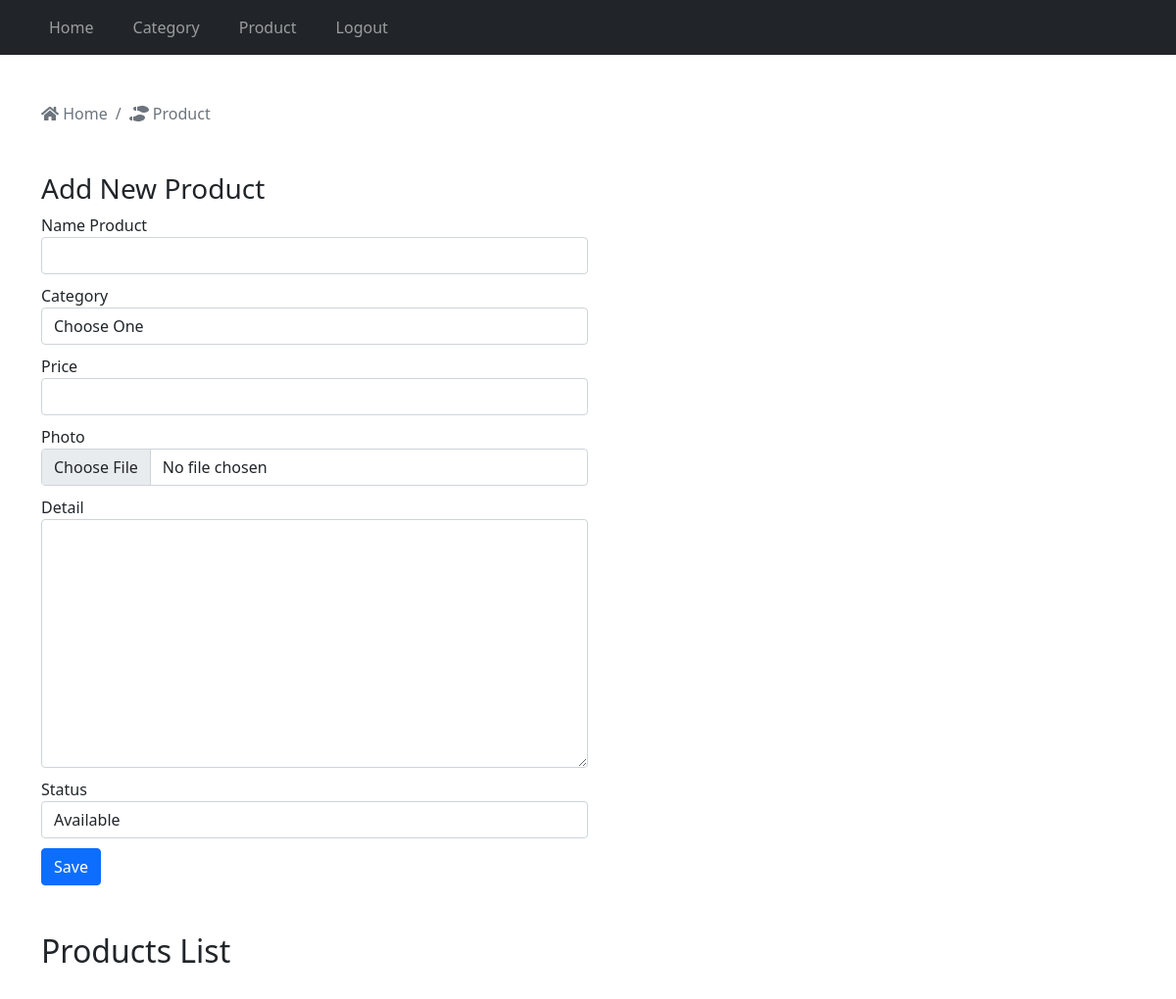
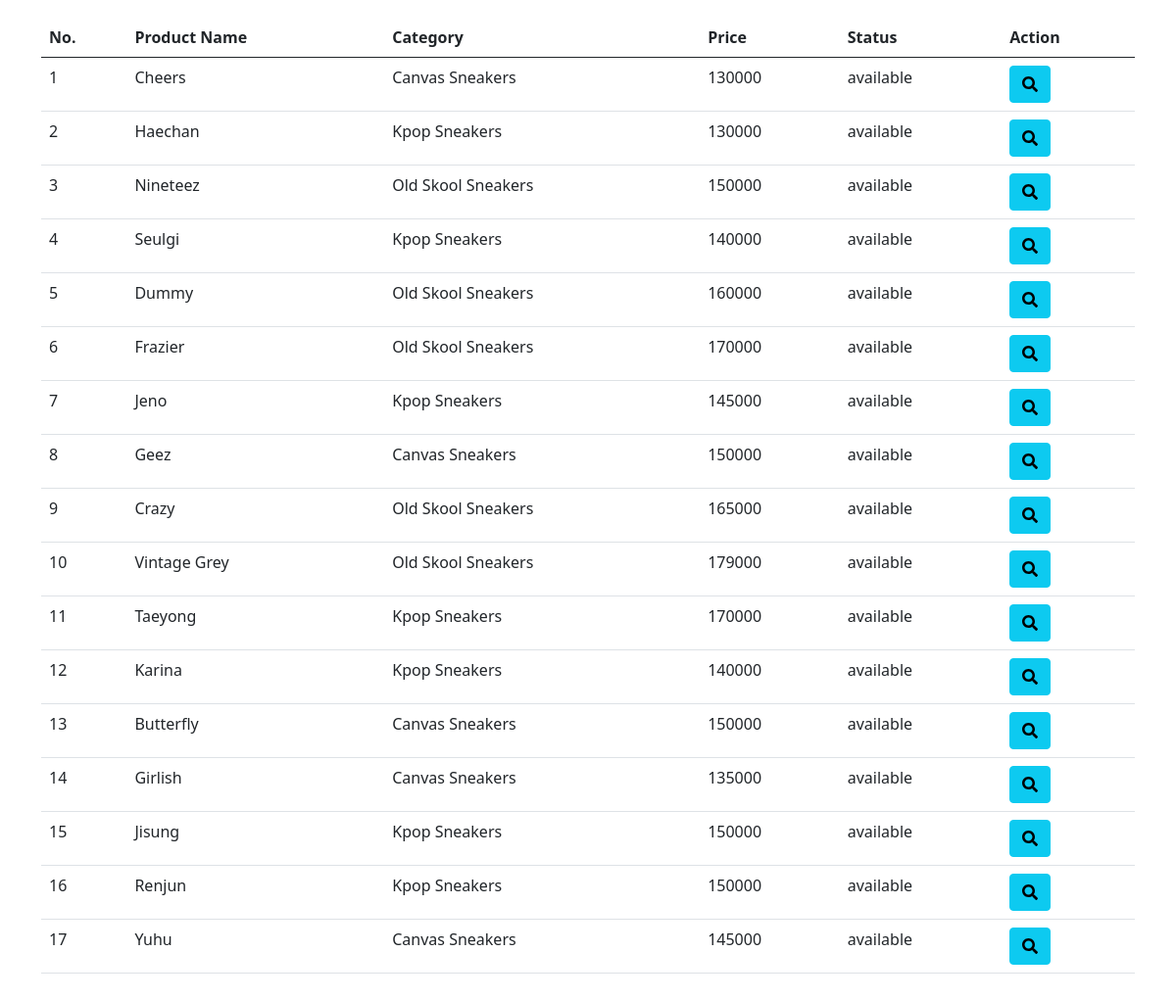
The app's page /admin/product.php (signed in) with its own data (2 pictures, top to bottom).
### tables this page shows
CREATE TABLE `product` (
  `idproduct` int(11) NOT NULL,
  `categoryid` int(11) NOT NULL,
  `nameproduct` varchar(255) NOT NULL,
  `price` double NOT NULL,
  `photo` varchar(255) DEFAULT NULL,
  `detail` text DEFAULT NULL,
  `status` enum('soldout','available') DEFAULT 'available'
);

CREATE TABLE `category` (
  `idcategory` int(11) NOT NULL,
  `namecategory` varchar(100) NOT NULL
);

### admin/product.php (the view, shortened to what this page needs)
<?php
    require "../konek.php";
    $query = mysqli_query($con, "SELECT a.*, b.namecategory AS name_category FROM product a JOIN category b
    ON a.categoryid=b.idcategory");
    $sumProduct = mysqli_num_rows($query);
?>
<!DOCTYPE html>
<html lang="en">
<head>
    <link rel="stylesheet" href="../bootstrap/css/bootstrap.min.css">
    <link rel="stylesheet" href="../fontawesome/css/fontawesome.min.css">
</head>
<body>
        <?php require "navbar.php";?>
            <div class="container mt-5">
                <nav aria-label="breadcrumb">
                    <ol class="breadcrumb">
                        <li class="breadcrumb-item active" aria-current="page">
                            <a href="../admin" class="no-decoration text-muted">
                                <i class="fas fa-home"></i> Home
                            </a>
                        </li>
                        <li class="breadcrumb-item active" aria-current="page">
                        <i class="fas fa-shoe-prints"></i> Product
                        </li>
                    </ol>
                </nav>
                <div class="my-5 col-12 col-md-6">
                    <h3>Add New Product</h3>
                    <form action="" method="post" enctype="multipart/form-data">
                        <div>
                            <label for="nameproduct">Name Product</label>
                            <input type="text" name="nameproduct" id="nameproduct" class="form-control" autocomplete="off" required>
                        </div>
                        <div>
                            <label for="category">Category</label>
                            <select name="category" id="category" class="form-control" required>
                                <option value="">Choose One</option>
                            </select>
                        </div>
                        <div>
                            <label for="price">Price</label>
                            <input type="number" class="form-control" name="price" required>
                        </div>
                        <div>
                            <label for="photo">Photo</label>
                            <input type="file" name="photo" id="photo" class="form-control">
                        </div>
                        <div>
                            <label for="detail">Detail</label>
                            <textarea name="detail" id="detail" cols="30" rows="10" class="form-control"></textarea>
                        </div>
                        <div>
                            <label for="status">Status</label>
                            <select name="status" id="status" class="form-control">
                                <option value="available">Available</option>
                            </select>
                        </div>
                        <div>
                            <button type="submit" class="btn btn-primary" name="save">Save</button>
                        </div>
                    </form>
                </div>
                <div class="mt-3 mb-5">
                    <h2>Products List</h2>
                    <div class="table-responsive mt-5">
                        <table class="table">
                            <thead>
                                <tr>
                                    <th>No.</th>
                                    <th>Product Name</th>
                                    <th>Category</th>
                                    <th>Price</th>
                                    <th>Status</th>
                                    <th>Action</th>
                                </tr>
                            </thead>
                            <tbody>
                                <?php
                                if($sumProduct==0){
                                    ?>
                                        <tr>
                                            <td colspan=6 class="text-center"> Data Product is unavailable!</td>
                                        </tr>
                                    <?php
                                } else {
                                    $sum = 1;
                                    while($data=mysqli_fetch_array($query)){
                                        ?>
                                            <tr>
                                                <td><?php echo $sum; ?></td>
                                                <td><?php echo $data['nameproduct'];?> </td>
                                                <td><?php echo $data['name_category'];?></td>
                                                <td><?php echo $data['price'];?></td>
                                                <td><?php echo $data['status'];?></td>
                                                <td>
                                                <a href="product-detail.php?p=<?php echo $data['idproduct']; ?>"
                                                class="btn btn-info"><i class="fas fa-search"></i></a>
                                                </td>
                                            </tr>
                                        <?php
                                        $sum++;
                                    }
                                }
                                ?>
                            </tbody>
                        </table>
                    </div>
                </div>
            </div>
</body>
</html>

### admin/product.php (style rules this page uses)
.no-decoration { text-decoration: none; }
form div { margin-bottom: 10px; }

### records on screen
product: nameproduct "Cheers", categoryid.namecategory "Canvas Sneakers", price "130000", status "available"
product: nameproduct "Haechan", categoryid.namecategory "Kpop Sneakers", price "130000", status "available"
product: nameproduct "Nineteez", categoryid.namecategory "Old Skool Sneakers", price "150000", status "available"
product: nameproduct "Seulgi", categoryid.namecategory "Kpop Sneakers", price "140000", status "available"
product: nameproduct "Dummy", categoryid.namecategory "Old Skool Sneakers", price "160000", status "available"
product: nameproduct "Frazier", categoryid.namecategory "Old Skool Sneakers", price "170000", status "available"
product: nameproduct "Jeno", categoryid.namecategory "Kpop Sneakers", price "145000", status "available"
product: nameproduct "Geez", categoryid.namecategory "Canvas Sneakers", price "150000", status "available"
product: nameproduct "Crazy", categoryid.namecategory "Old Skool Sneakers", price "165000", status "available"
product: nameproduct "Vintage Grey", categoryid.namecategory "Old Skool Sneakers", price "179000", status "available"
product: nameproduct "Taeyong", categoryid.namecategory "Kpop Sneakers", price "170000", status "available"
product: nameproduct "Karina", categoryid.namecategory "Kpop Sneakers", price "140000", status "available"
product: nameproduct "Butterfly", categoryid.namecategory "Canvas Sneakers", price "150000", status "available"
product: nameproduct "Girlish", categoryid.namecategory "Canvas Sneakers", price "135000", status "available"
product: nameproduct "Jisung", categoryid.namecategory "Kpop Sneakers", price "150000", status "available"
product: nameproduct "Renjun", categoryid.namecategory "Kpop Sneakers", price "150000", status "available"
product: nameproduct "Yuhu", categoryid.namecategory "Canvas Sneakers", price "145000", status "available"
